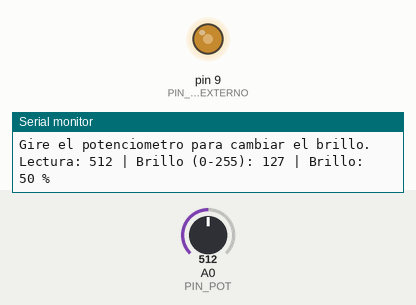
Simulated run of this sketch. Board: Arduino Uno, built with avr-gcc and run on an emulated ATmega328P. On the bench: output pins drawn as LEDs (lit = HIGH), the last lines printed to the serial monitor. The inputs (shaded band) are chosen by the test bench; at power-on: A0 (PIN_POT) = 512.

Above: at 2.7 s.
2.8 s: A0 (PIN_POT) set to 716
At 3.1 s:
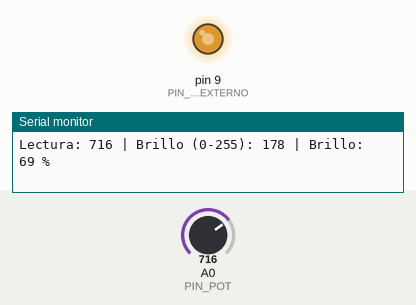
4.3 s: A0 (PIN_POT) set to 900
At 5.4 s:
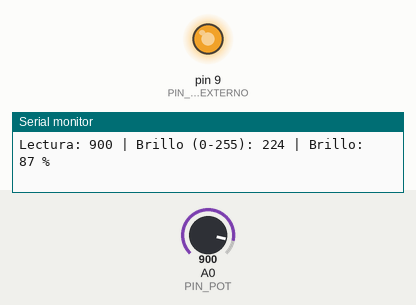
5.8 s: A0 (PIN_POT) set to 122
At 6.6 s:
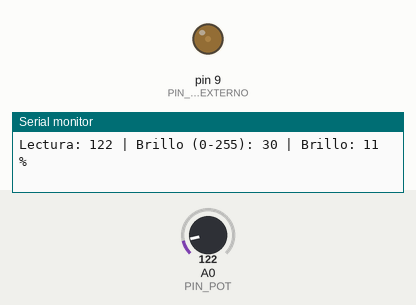
7.3 s: A0 (PIN_POT) set to 511
At 7.8 s:
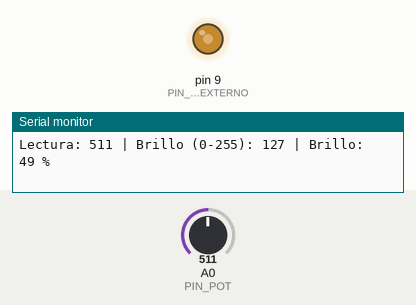
Timing chart, 0 to 9.8 s (numbered marks = the images above; inputs shaded):
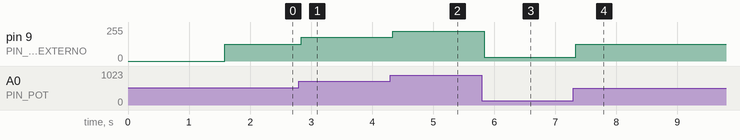

The sketch:

Ejercicio5.1_Potenciometro_Led.ino
```cpp
/*
  ====================================================================
  EJERCICIO 5: DIMMER CON POTENCIOMETRO
  ====================================================================
  Placa:       Arduino UNO R4 WiFi
  Componentes: Modulo potenciometro Keyestudio (VR Sensor, pines S, V, G)
               LED externo (por ejemplo rojo o blanco de 5 mm)
               Resistencia de 1 kOhm (1000 ohmios) en serie con el LED
  Libreria:    Ninguna. Solo se usan funciones incluidas en Arduino.

  CONEXIONES
    Potenciometro:  S -> A0     V -> 5V     G -> GND
    LED externo:    D9 -> resistencia 1 kOhm -> anodo (+) del LED
                    catodo (-) del LED -> GND
    (D9 es un pin con PWM, marcado con "~" en la placa)

  QUE HACE EL PROGRAMA
    Al girar el potenciometro cambia el brillo del LED, desde apagado
    (0 %) hasta el maximo (100 %). El Monitor Serial muestra la
    lectura del potenciometro, el brillo y el porcentaje.
  ====================================================================
*/


// ---------------------------------------------------------------
// 1. PINES Y CONSTANTES
// ---------------------------------------------------------------

// Pin analogico A0: recibe la senal del potenciometro.
const int PIN_POT = A0;

// Pin digital D9: entrega la senal PWM al LED (a traves de la
// resistencia). Solo algunos pines pueden generar PWM: en la UNO R4
// WiFi son D3, D5, D6, D9, D10 y D11.
// OJO: no se llama PIN_LED porque la placa ya define ese nombre.
const int PIN_LED_EXTERNO = 9;

// Cada cuantos milisegundos se lee el potenciometro (50 ms = 20
// veces por segundo).
const unsigned long INTERVALO_LECTURA = 50;

// Cuantas lecturas se promedian. Reduce el temblor de la lectura.
const int MUESTRAS = 8;

// Si se invierte, al girar hacia el otro lado el LED brilla mas.
// false = el brillo sube al girar hacia el lado que sube la lectura.
// true  = el sentido se invierte.
const bool INVERTIR_GIRO = false;


// ---------------------------------------------------------------
// 2. VARIABLES DE ESTADO
// ---------------------------------------------------------------

// Instante (en ms) de la ultima lectura.
unsigned long ultimaLectura = 0;

// Ultimo porcentaje mostrado en el Monitor Serial. Se inicia en -1
// (un valor imposible) para que la primera lectura se muestre.
int porcentajeAnterior = -1;


// ---------------------------------------------------------------
// 3. FUNCION leerPotenciometro()
// ---------------------------------------------------------------
// Lee el potenciometro varias veces y devuelve el promedio, un
// numero de 0 a 1023.
int leerPotenciometro() {
  // "long" es un entero grande para sumar sin desbordar.
  long suma = 0;

  // Se repite la lectura y se suman los resultados.
  // analogRead() devuelve 0 (0 V) a 1023 (5 V).
  for (int i = 0; i < MUESTRAS; i++) {
    suma = suma + analogRead(PIN_POT);
  }

  // Promedio = suma entre numero de lecturas.
  return suma / MUESTRAS;
}


// ---------------------------------------------------------------
// 4. FUNCION setup()
// ---------------------------------------------------------------
// setup() se ejecuta UNA sola vez al encender o reiniciar la placa.
void setup() {
  // El LED recibe la senal de la placa: es una salida.
  // (A0 es entrada por defecto, no hace falta configurarlo.)
  pinMode(PIN_LED_EXTERNO, OUTPUT);

  // analogWrite(pin, 0) mantiene el pin siempre en 0 V: LED apagado.
  analogWrite(PIN_LED_EXTERNO, 0);

  // Se abre el Monitor Serial a 9600 baudios.
  Serial.begin(9600);

  // Se espera 1,5 s para que la conexion USB quede establecida.
  delay(1500);

  // Mensajes iniciales.
  Serial.println("DIMMER CON POTENCIOMETRO - ARDUINO UNO R4 WIFI");
  Serial.println("----------------------------------------------");
  Serial.println("Gire el potenciometro para cambiar el brillo.");
}


// ---------------------------------------------------------------
// 5. FUNCION loop()
// ---------------------------------------------------------------
// loop() se repite continuamente mientras la placa tenga energia.
void loop() {
  // Se guarda el tiempo actual en milisegundos.
  unsigned long ahora = millis();

  // Solo se lee si pasaron al menos 50 ms desde la ultima lectura.
  if (ahora - ultimaLectura >= INTERVALO_LECTURA) {
    // Se guarda el instante de esta lectura.
    ultimaLectura = ahora;

    // ---- PASO 1: leer el potenciometro (0 a 1023) ----
    int lectura = leerPotenciometro();

    // Si se pidio invertir el giro, se da vuelta la escala.
    if (INVERTIR_GIRO) {
      lectura = 1023 - lectura;
    }

    // ---- PASO 2: convertir la lectura en brillo ----
    // map(valor, minEntrada, maxEntrada, minSalida, maxSalida)
    // convierte proporcionalmente un numero de un rango a otro.
    // analogWrite() acepta de 0 (apagado) a 255 (brillo maximo).
    int brillo = map(lectura, 0, 1023, 0, 255);

    // El mismo valor expresado de 0 a 100 para mostrarlo en %.
    int porcentaje = map(lectura, 0, 1023, 0, 100);

    // ---- PASO 3: aplicar el brillo al LED ----
    // analogWrite() genera una senal PWM: el pin se enciende y se
    // apaga muy rapido y el brillo depende del tiempo encendido.
    analogWrite(PIN_LED_EXTERNO, brillo);

    // ---- PASO 4: informar solo cuando el porcentaje cambia ----
    // "!=" significa "distinto de". Asi el Monitor Serial no se
    // llena de mensajes repetidos.
    if (porcentaje != porcentajeAnterior) {
      Serial.print("Lectura: ");
      Serial.print(lectura);
      Serial.print(" | Brillo (0-255): ");
      Serial.print(brillo);
      Serial.print(" | Brillo: ");
      Serial.print(porcentaje);
      Serial.println(" %");

      // Se recuerda el porcentaje mostrado.
      porcentajeAnterior = porcentaje;
    }
  }
}
```

Measured:
- after the input at 2.8 s, pin 9 (PIN_LED_EXTERNO): 127/255 → 178/255 at once
- after the input at 4.3 s, pin 9 (PIN_LED_EXTERNO): 178/255 → 224/255 at once
- after the input at 5.8 s, pin 9 (PIN_LED_EXTERNO): 224/255 → 30/255 at once
- after the input at 7.3 s, pin 9 (PIN_LED_EXTERNO): 30/255 → 127/255 at once
